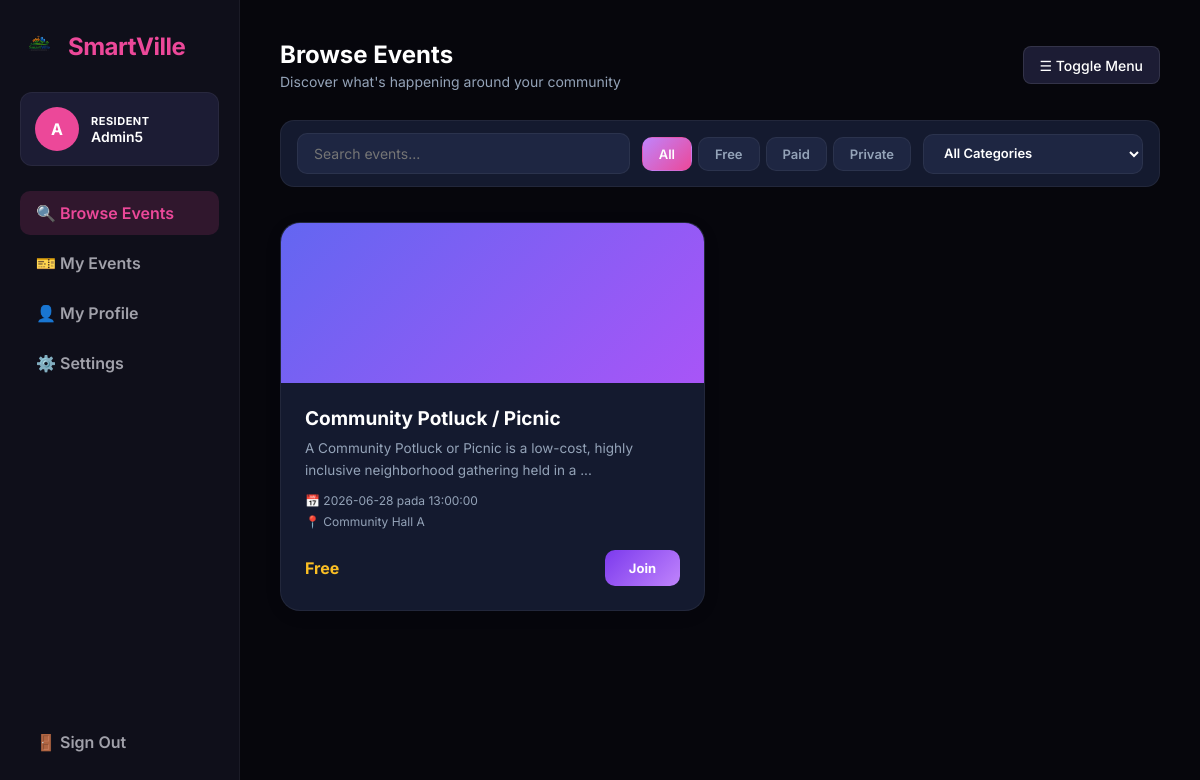
The page /browse_events.php (signed in) on the database its author committed.
### tables this page shows
CREATE TABLE `event` (
  `EVENT_TITLE` varchar(150) NOT NULL,
  `EMAIL_ORGANIZER` varchar(100) NOT NULL,
  `EMAIL_ADMIN` varchar(100) DEFAULT NULL,
  `CATEGORY` varchar(100) NOT NULL,
  `EVENT_TYPE` varchar(50) NOT NULL,
  `DESCRIPTION` text NOT NULL,
  `DATE` date NOT NULL,
  `TIME` time NOT NULL,
  `VENUE` varchar(255) NOT NULL,
  `TICKET_PRICE` varchar(50) NOT NULL DEFAULT '0.00',
  `MAX_PARTICIPANTS` int(11) NOT NULL,
  `PICTURE` varchar(255) DEFAULT NULL,
  `EVENT_FLOW` text DEFAULT NULL,
  `APPROVAL_STATUS` varchar(50) DEFAULT 'Pending',
  `PUBLISH_STATUS` varchar(50) DEFAULT 'Draft',
  `VENUE_FEE` decimal(10,2) NOT NULL DEFAULT 0.00
);

### browse_events.php (the view, shortened to what this page needs)
<?php
include('db_connect.php');
$type_filter = isset($_GET['type']) ? $conn->real_escape_string($_GET['type']) : 'All';
$query = "SELECT * FROM `event` WHERE LOWER(`APPROVAL_STATUS`) = 'published'";
$query .= " ORDER BY `DATE` ASC, `TIME` ASC";
$events_result = $conn->query($query);
?>
<!DOCTYPE html>
<html lang="en">
<head>
</head>
<body>
    <?php include('resident_sidebar_helper.php'); ?>
    <div class="app-container" id="mainContentWrapper">
        <main class="main-content">
            <div class="top-action-bar">
                <div class="workspace-heading">
                    <h2>Browse Events</h2>
                    <p>Discover what's happening around your community</p>
                </div>
                <button type="button" onclick="toggleSidebarMenu()" style="background: #1c1c34; border: 1px solid rgba(255,255,255,0.1); color: white; padding: 8px 16px; border-radius: 8px; cursor: pointer; display: inline-flex; align-items: center; gap: 8px; font-size: 14px; font-weight: 500; height: 38px; box-sizing: border-box;">
                    &#9776; Toggle Menu
                </button>
            </div>
            <form method="GET" action="browse_events.php" class="filter-bar-container" id="filterForm" onsubmit="return false;">
                <div class="search-wrapper">
                    <input type="text" id="liveSearchInput" placeholder="Search events...">
                </div>
                <div class="filter-group">
                    <button type="button" class="filter-btn <?php echo $type_filter === 'All' ? 'active' : ''; ?>" onclick="setFilterState('All')">All</button>
                    <button type="button" class="filter-btn <?php echo $type_filter === 'Free' ? 'active' : ''; ?>" onclick="setFilterState('Free')">Free</button>
                    <button type="button" class="filter-btn <?php echo $type_filter === 'Paid' ? 'active' : ''; ?>" onclick="setFilterState('Paid')">Paid</button>
                    <button type="button" class="filter-btn <?php echo $type_filter === 'Private' ? 'active' : ''; ?>" onclick="setFilterState('Private')">Private</button>
                </div>
                <div>
                    <select name="category" class="custom-select" onchange="this.form.submit()">
                        <option value="All">All Categories</option>
                    </select>
                </div>
            </form>
            <div class="events-grid" id="eventsGridContainer">
                <?php if ($events_result && $events_result->num_rows > 0): ?>
                    <?php while($row = $events_result->fetch_assoc()):
                        $banner_style = (!empty($row['PICTURE']) && file_exists($row['PICTURE']))
                            ? "style='background-image: url(".htmlspecialchars($row['PICTURE']).");'"
                            : "";
                        $raw_value = $row['TICKET_PRICE'] ?? '';
                        $clean_passcode = trim(str_replace("Private Code:", "", $raw_value));
                        $clean_passcode = preg_replace('/[^A-Za-z0-9]/', '', $clean_passcode);
                        $is_private = (isset($row['EVENT_TYPE']) && $row['EVENT_TYPE'] === 'Private');
                        $js_type = htmlspecialchars($row['EVENT_TYPE'] ?? '', ENT_QUOTES, 'UTF-8');
                        $js_pass = htmlspecialchars($clean_passcode, ENT_QUOTES, 'UTF-8');
                        $js_title = urlencode($row['EVENT_TITLE']);
                    ?>
                        <div class="event-card" data-title="<?php echo htmlspecialchars(strtolower($row['EVENT_TITLE'])); ?>" data-desc="<?php echo htmlspecialchars(strtolower($row['DESCRIPTION'] ?? '')); ?>">
                            <div class="card-banner" <?php echo $banner_style; ?>></div>
                            <div class="card-body">
                                <div class="card-title"><?php echo htmlspecialchars($row['EVENT_TITLE']); ?></div>
                                <div class="card-desc"><?php echo htmlspecialchars(substr($row['DESCRIPTION'] ?? '', 0, 95)) . (strlen($row['DESCRIPTION'] ?? '') > 95 ? '...' : ''); ?></div>
                                <div class="card-meta">📅 <?php echo htmlspecialchars($row['DATE'] ?? ''); ?> pada <?php echo htmlspecialchars($row['TIME'] ?? ''); ?></div>
                                <div class="card-meta">📍 <?php echo htmlspecialchars($row['VENUE'] ?? 'Community Workspace'); ?></div>
                                <div style="display:flex; justify-content:space-between; align-items:center; margin-top:15px;">
                                    <span style="color:#fbbf24; font-weight:700;">
                                        <?php
                                        if ($is_private) {
                                            echo "🔒 Private Pass";
                                        } else {
                                            echo (isset($row['EVENT_TYPE']) && $row['EVENT_TYPE'] === 'Paid') ? "RM ".htmlspecialchars($row['TICKET_PRICE']) : htmlspecialchars($row['EVENT_TYPE'] ?? 'Free');
                                        }
                                        ?>
                                    </span>
                                    <button type="button" class="join-btn" onclick="verifyPrivatePass('<?php echo $js_type; ?>', '<?php echo $js_pass; ?>', 'join_event.php?event_title=<?php echo $js_title; ?>')">
                                        Join
                                    </button>
                                </div>
                            </div>
                        </div>
                    <?php endwhile; ?>
                <?php else: ?>
                    <p id="dbEmptyMessage" style="color: var(--text-muted); grid-column: 1/-1; text-align:center; padding: 60px; font-style: italic;">No active events found in the database matching criteria.</p>
                <?php endif; ?>
            </div>
        </main>
    </div>
</body>
</html>

### browse_events.php (style rules this page uses)
:root { --bg-main: #070a13; --bg-card: #141a2f; --bg-input: #1e2642; --text-primary: #ffffff; --text-muted: #94a3b8; --accent-purple: #c084fc; --accent-pink: #ec4899; --border-line: rgba(255, 255, 255, 0.06); }
* { box-sizing: border-box; margin: 0; padding: 0; font-family: 'Segoe UI', system-ui, sans-serif; }
body { background-color: var(--bg-main); color: var(--text-primary); min-height: 100vh; display: flex; overflow-x: hidden; }
.app-container { flex: 1; width: 100%; min-width: 0; min-height: 100vh; display: flex; flex-direction: column; padding-left: 240px; transition: padding-left 0.4s cubic-bezier(0.25, 1, 0.5, 1); will-change: padding-left; }
.top-action-bar { display: flex; justify-content: space-between; align-items: center; margin-bottom: 30px; }
.main-content { padding: 40px; max-width: 1400px; width: 100%; margin: 0 auto; box-sizing: border-box; }
.workspace-heading h2 { font-size: 26px; font-weight: 700; color: var(--text-primary); }
.workspace-heading p { color: var(--text-muted); font-size: 14px; margin-top: 4px; }
.filter-bar-container { display: flex; align-items: center; gap: 12px; background: var(--bg-card); padding: 12px 16px; border-radius: 14px; margin-bottom: 35px; border: 1px solid var(--border-line); }
.search-wrapper { flex: 1; position: relative; }
.search-wrapper input { width: 100%; padding: 11px 16px; background: var(--bg-input); border: 1px solid var(--border-line); color: var(--text-primary); border-radius: 10px; outline: none; font-size: 14px; }
.filter-group { display: flex; gap: 6px; align-items: center; }
.filter-btn { background: var(--bg-input); border: 1px solid var(--border-line); color: var(--text-muted); padding: 8px 16px; border-radius: 10px; cursor: pointer; font-size: 13px; font-weight: 600; transition: all 0.2s ease; }
.filter-btn.active { background: linear-gradient(135deg, var(--accent-purple), var(--accent-pink)) !important; color: #fff !important; border-color: transparent !important; }
.custom-select { background: var(--bg-input); color: var(--text-primary); border: 1px solid var(--border-line); padding: 10px 16px; border-radius: 10px; outline: none; cursor: pointer; font-size: 13px; font-weight: 600; min-width: 220px; }
.events-grid { display: grid; grid-template-columns: repeat(auto-fill, minmax(280px, 1fr)); gap: 30px; }
.event-card { background: var(--bg-card); border-radius: 20px; overflow: hidden; display: flex; flex-direction: column; border: 1px solid var(--border-line); box-shadow: 0 4px 20px rgba(0,0,0,0.05); transition: transform 0.2s, cubic-bezier(0.25, 1, 0.5, 1); }
.card-banner { height: 160px; background: linear-gradient(135deg, #6366f1 0%, #a855f7 100%); background-size: cover; background-position: center; }
.card-body { padding: 24px; display: flex; flex-direction: column; flex: 1; }
.card-title { font-size: 19px; font-weight: 700; color: var(--text-primary); margin-bottom: 8px; }
.card-desc { color: var(--text-muted); font-size: 13.5px; line-height: 1.6; margin-bottom: 12px; flex: 1; }
.card-meta { font-size: 12px; color: var(--text-muted); margin-bottom: 6px; display: flex; align-items: center; gap: 6px; }
.join-btn { background: linear-gradient(135deg, #7c3aed, var(--accent-purple)); color: white; padding: 10px 24px; border-radius: 10px; text-decoration: none; font-size: 13px; font-weight: 700; text-align: center; cursor: pointer; border: none; display: inline-block; transition: opacity 0.2s; }

### rows shown on the page
event: EVENT_TITLE "Community Potluck / Picnic", DESCRIPTION "A Community Potluck or Picnic is a low-cost, highly inclusive neighborhood gathering held in a", DATE "2026-06-28", TIME "13:00:00", VENUE "Community Hall A", EVENT_TYPE "Free"

### other values the page prints
$first_initial "A"
$first_name_display "Admin5"
